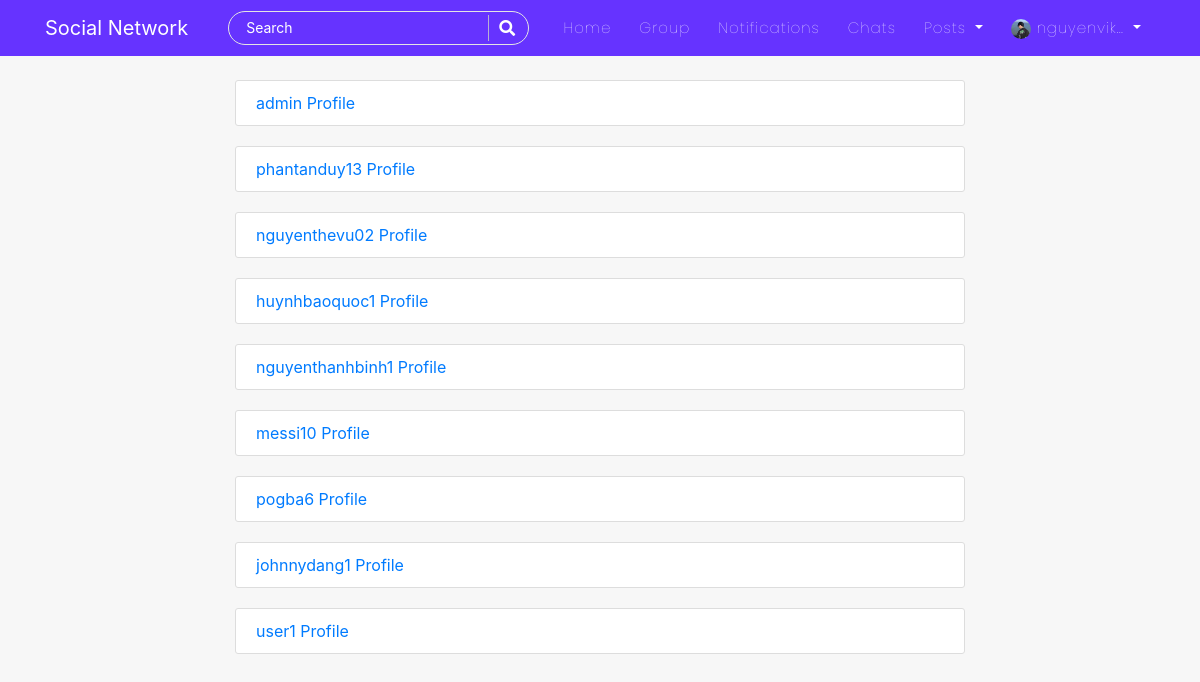
The page /user/all/ (signed in) on the database its author committed.
### users/models.py (models this page shows, shortened)
class Profile(models.Model):
    user = models.OneToOneField(User, on_delete=models.CASCADE)
    is_online = models.BooleanField(default=False)
    following = models.ManyToManyField(User, related_name="following", blank=True)
    friends = models.ManyToManyField(User, related_name='my_friends', blank=True)
    bio = models.CharField(default="",blank=True,null=True,max_length=350)
    date_of_birth = models.CharField(blank=True,max_length=150)
    updated = models.DateTimeField(auto_now=True)
    created = models.DateTimeField(auto_now_add=True)
    image = models.ImageField(default='default.jpg', upload_to='profile_pics',blank=True, null=True)
    def __str__(self):
        return f'{self.user.username} Profile'

### users/views.py (the view)
# urls.py: path('all/', views.ProfileListView.as_view(), name='profile-list-view'),
class ProfileListView(LoginRequiredMixin,ListView):
    model = Profile
    template_name = "users/all_profiles.html"
    context_object_name = "profiles"
    def get_queryset(self):
        return Profile.objects.all().exclude(user=self.request.user)

### users/templates/users/all_profiles.html (shortened to what this page needs)
{% extends "blog/base.html" %}
{% block content %}
<div class="col-md-8 m-auto">
{% for profile in profiles %}
<div class="content-section">
    <a href="{% url 'profile-detail-view' profile.pk %}">{{profile}}</a>
</div>
{% endfor %}
</div>
{% endblock %}

### blog/templates/blog/navbar.html (shortened to what this page needs)
<nav class="navbar navbar-expand-lg navbar-dark bg-steel fixed-top">
    <div class="container">
      <a class="navbar-brand mr-4 pr-3" href="/">Social Network</a>
      <div class="collapse navbar-collapse" id="navbarToggle">
        <div class="navbar-nav mr-auto">
          <div id="searchbar" >
            <form method="GET" action="/search">
              <input required name="query" id="search" type="text" placeholder="Search">
              <button class="search-btn" type="submit"><i class="fas fa-search"></i></button>
            </form>
          </div>
        </div>
        <div class="navbar-nav">
          <a class="nav-item nav-link" href="{% url 'blog-home' %}">Home</a>
          <a class="nav-item nav-link" href="{% url 'groups:group' %}">Group</a>
          {% if user.is_authenticated %}
          <a class="nav-item nav-link" href="{% url 'show-notifications' %}">Notifications</a>
          <a class="nav-item nav-link" href="{% url 'room-enroll' %}">Chats</a>
          <div class="dropdown">
            <a class="dropdown-toggle nav-link" href="#" role="button" id="dropdownMenuLink1" data-toggle="dropdown" aria-haspopup="true" aria-expanded="false">
              Posts
            </a>
          </div>
          {% endif %}
          {% if user.is_authenticated %}
            <div class="dropdown">
              <a class="dropdown-toggle nav-link" href="#" role="button" id="dropdownMenuLink2" data-toggle="dropdown" aria-haspopup="true" aria-expanded="false">
                <img class="rounded-circle" style="height: 20px; width: 20px;" src="{{user.profile.image.url}}" alt="">&nbsp;{{user|truncatechars:"10"}}
              </a>
            </div>
          {% else %}
            <a class="nav-item nav-link" href="{% url 'account_login' %}">Login</a>
            <a class="nav-item nav-link" href="{% url 'register' %}">Register</a>
          {% endif %}
        </div>
      </div>
    </div>
</nav>

### blog/static/blog/main.css (style rules this page uses)
body { background: #f7f7f7; color: #333333; margin-top: 5rem; scroll-behavior: smooth; }
.bg-steel { background: #6633FF; }
.site-header .navbar-nav .nav-link { color: #ffffff; font-family:'Poppins'; font-weight: 100; margin: 0px 6px; font-size: 15px; letter-spacing: 1px; }
.content-section { background: #ffffff; padding: 10px 20px; border: 1px solid #dddddd; border-radius: 3px; margin-bottom: 20px; }
#searchbar form { width: auto; display: flex; flex-direction: row; border-radius: 50px; padding: 3px 15px; background-color: transparent; border: 1px solid #e4e4e4; margin-right: 10px; }
#searchbar form input::placeholder { color: #fff; font-size: 14px; }
#searchbar form input { border: none; outline: none; color: #fff; font-size: 15px; flex: 1; background-color:transparent; }
.search-btn { color:#fff; border: none; width: 25px; padding-left: 10px; border-left: 1px solid rgba(202, 202, 202, 0.829); outline: none; background-color: transparent; }
.search-btn i { font-size: 16px; }

### rows shown on the page
Profile: user.username "admin Profile"
Profile: user.username "phantanduy13 Profile"
Profile: user.username "nguyenthevu02 Profile"
Profile: user.username "huynhbaoquoc1 Profile"
Profile: user.username "nguyenthanhbinh1 Profile"
Profile: user.username "messi10 Profile"
Profile: user.username "pogba6 Profile"
Profile: user.username "johnnydang1 Profile"
Profile: user.username "user1 Profile"

### other values the page prints
{{ user|truncatechars:"10" }} "nguyenvik…"
